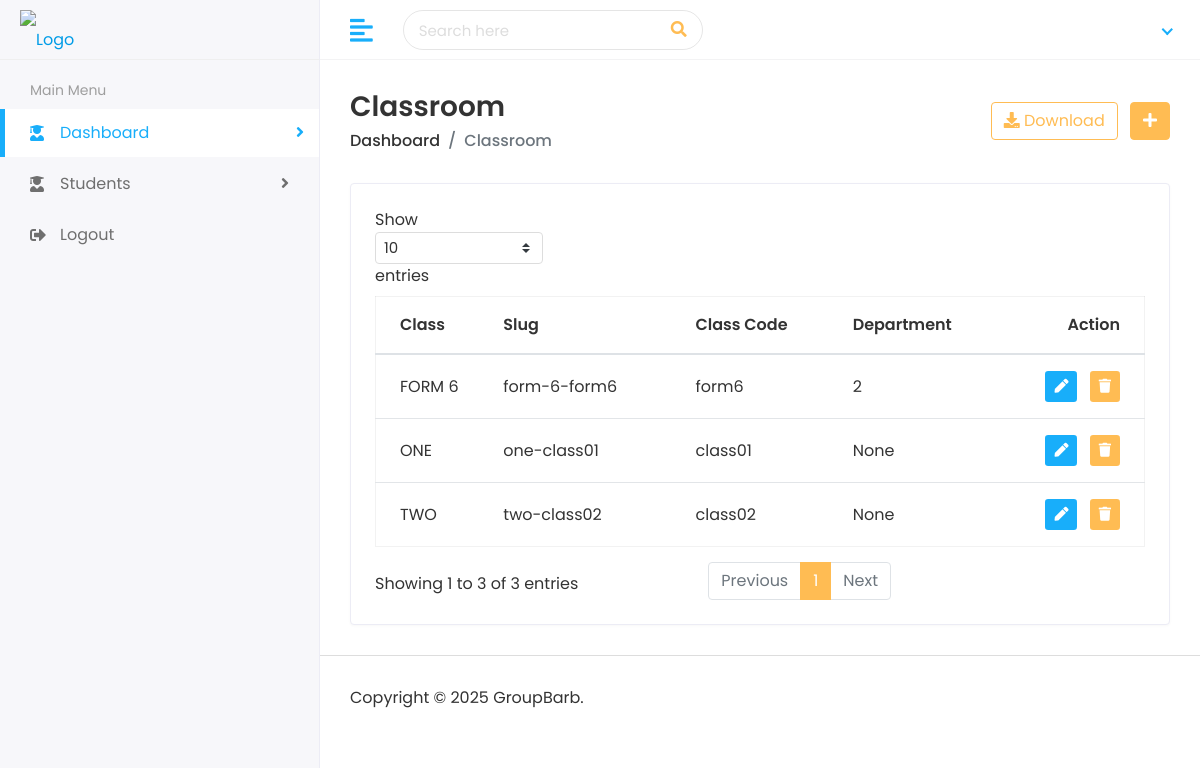
The app's page /classes/, older data.
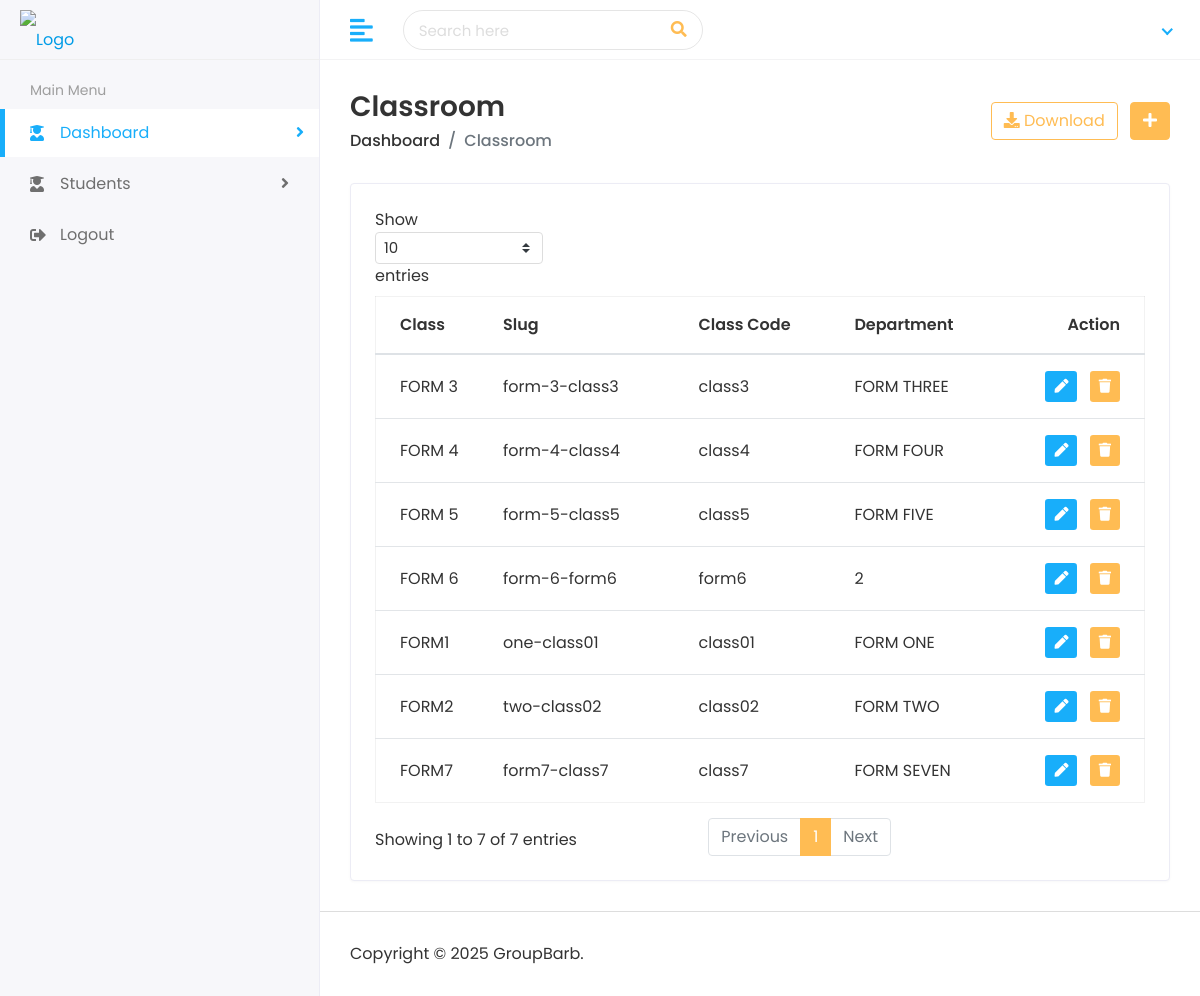
The same page, newer data.
### school/models.py (models this page shows, shortened)
class ClassRoom(models.Model):
    class_name              = models.CharField(max_length=250, unique=True,)
    class_code              = models.CharField(max_length=250, unique=True,)
    class_department        = models.CharField(max_length=250, null=True, blank=True)
    other                   = models.CharField(max_length=250, null=True, blank=True)
    added_by                = models.CharField(max_length=100, null=True)
    modified_by             = models.CharField(max_length=100, null=True, blank=True)
    slug                    = models.SlugField(max_length=255, unique=True, blank=True)
    is_actif                = models.BooleanField(default=True)
    created_on              = models.DateTimeField(auto_now_add=True)
    updated_on              = models.DateTimeField(auto_now=True)

### school/views.py (the view)
# urls.py: path('classes/', views.class_list, name="class_list"),
def class_list(request):
    class_list = ClassRoom.objects.all()
    context = {
        'class_list': class_list,
    }
    return render(request, "class/classes.html", context)

### templates/class/classes.html (shortened to what this page needs)
{% extends 'home/base.html' %}
{% load static %}
{% block body %}
         <div class="page-wrapper">
            <div class="content container-fluid">
               <div class="page-header">
                  <div class="row align-items-center">
                     <div class="col">
                        <h3 class="page-title">Classroom</h3>
                        <ul class="breadcrumb">
                           <li class="breadcrumb-item"><a href="">Dashboard</a></li>
                           <li class="breadcrumb-item active">Classroom</li>
                        </ul>
                     </div>
                     <div class="col-auto text-right float-right ml-auto">
                        <a href="#" class="btn btn-outline-primary mr-2"><i class="fas fa-download"></i> Download</a>
                        <a href="{% url 'add_class' %}" class="btn btn-primary"><i class="fas fa-plus"></i></a>
                     </div>
                  </div>
               </div>
               <div class="row">
                  <div class="col-sm-12">
                     <div class="card card-table">
                        <div class="card-body">
                           <div class="table-responsive">
                              <table class="table table-hover table-center mb-0 datatable">
                                 <thead>
                                    <tr>
                                       <th>Class</th>
                                       <th>Slug</th>
                                       <th>Class Code</th>
                                       <th>Department</th>
                                       <th class="text-right">Action</th>
                                    </tr>
                                 </thead>
                                 <tbody>
                                    {% for class_l in class_list %}
                                    <tr>
                                       <td>{{ class_l.class_name}}</td>
                                       <td>{{ class_l.slug }}</td>
                                       <td>{{ class_l.class_code }}</td>
                                       <td>{{ class_l.class_department}}</td>
                                       <td class="text-right">
                                          <div class="actions">
                                             <a href="{% url 'edit_class' class_l.id %}" class="btn btn-sm bg-success-light mr-2">
                                                 <i class="fas fa-pen"></i>
                                             </a>
                                             <form action="{% url 'delete_class' class_l.id %}" method="POST" style="display:inline;">
                                                 <button type="submit" class="btn btn-sm bg-danger-light" onclick="return confirm('Are you sure you want to delete this Class?');">
                                                     <i class="fas fa-trash"></i>
                                                 </button>
                                             </form>
                                         </div>
                                       </td>
                                    </tr>
                                    {% endfor %}
                                 </tbody>
                              </table>
                           </div>
                        </div>
                     </div>
                  </div>
               </div>
            </div>
            <footer>
               <p>Copyright © 2025 GroupBarb.</p>
            </footer>
         </div>
      </div>
   </body>
</html>
{% endblock %}

Row changes from the older to the newer data that the page shows:
changed ClassRoom "one-class01": class_name "ONE" → "FORM1"; class_department "None" → "FORM ONE"
changed ClassRoom "two-class02": class_name "TWO" → "FORM2"; class_department "None" → "FORM TWO"
added ClassRoom: class_name "FORM 3", slug "form-3-class3", class_code "class3", class_department "FORM THREE"
added ClassRoom: class_name "FORM 4", slug "form-4-class4", class_code "class4", class_department "FORM FOUR"
added ClassRoom: class_name "FORM 5", slug "form-5-class5", class_code "class5", class_department "FORM FIVE"
added ClassRoom: class_name "FORM7", slug "form7-class7", class_code "class7", class_department "FORM SEVEN"
Text that changed along with them:
text written by a page script: "Show entries Showing 1 to 3 of 3 entries Previous 1 Next" → "Show entries Showing 1 to 7 of 7 entries Previous 1 Next"
